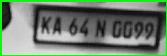
#> input picture license_plate.jpg, 167 x 56 px
$ python ocr.py
#> lines starting #> are read from the running program, lines starting #| are printed output that depends on the picture; after the words box and inside, x2 and y2 are one past the last pixel; in counts of white or black regions, pixels touching at a corner belong together
import cv2
import easyocr
import numpy as np

# Load the image
image_path = "license_plate.jpg"  # Use your image path
image = cv2.imread(image_path)
#> image is the input picture: shape (56, 167, 3); mean B, G, R 109.6, 127.4, 109.4

# Convert to grayscale
gray = cv2.cvtColor(image, cv2.COLOR_BGR2GRAY)
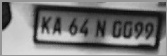
#> gray: shape (56, 167); min 9, max 221, mean 120

# Apply Bilateral Filtering to remove noise while keeping edges sharp
filtered = cv2.bilateralFilter(gray, 11, 17, 17)

# Adaptive Thresholding to enhance contrast
binary = cv2.adaptiveThreshold(
    filtered, 255, cv2.ADAPTIVE_THRESH_GAUSSIAN_C, cv2.THRESH_BINARY, 11, 2
)
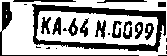
#> binary: shape (56, 167); 65.2% white; 24 black regions (10 under 20 px), largest, box (x1, y1, x2, y2) and area: (32, 4, 166, 52) 1720, (0, 2, 139, 56) 404, (13, 0, 76, 2) 115

# Sharpen the image
sharpen_kernel = np.array([[-1, -1, -1], [-1, 9, -1], [-1, -1, -1]])
sharpened = cv2.filter2D(binary, -1, sharpen_kernel)

# Resize the image to make text more readable
resized = cv2.resize(sharpened, None, fx=2, fy=2, interpolation=cv2.INTER_CUBIC)
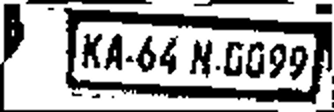
#> resized: shape (112, 334); min 0, max 255, mean 166

# Initialize EasyOCR Reader
#> (the run stopped early here; a loop or call above may not have finished)
